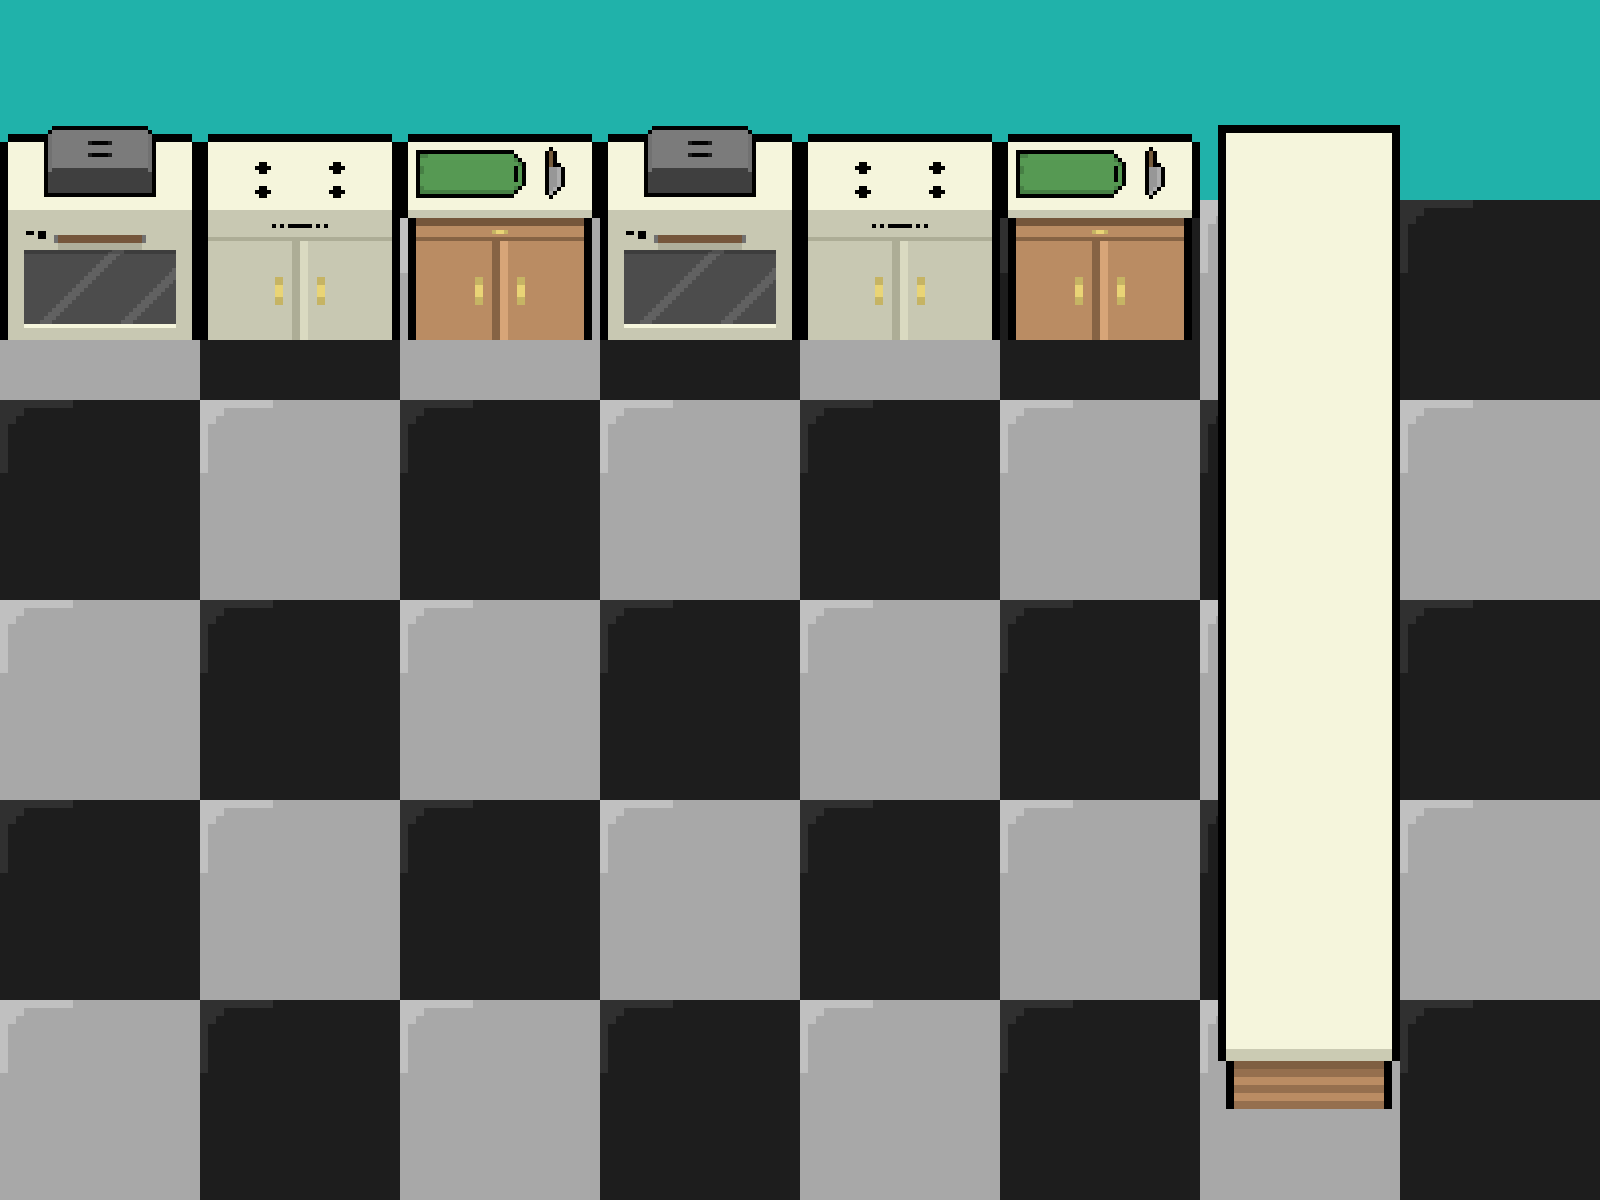

The image is a tile-based game level rendered from a .tmx file. Its description and complete source (layers, tilesets, objects, tile grids) follow:
An orthogonal 8x6 tile map with 200x200 px tiles, 2 tile layers (Floor, graphics), 4 tilesets and 11 objects (Alex).

<map version="1.9" tiledversion="1.9.2" orientation="orthogonal" renderorder="right-down" width="8" height="6" tilewidth="200" tileheight="200" infinite="0" nextlayerid="10" nextobjectid="14">
 <tileset firstgid="1" source="KitchenTiles.tsx" />
 <tileset firstgid="3" source="wallPaper.tsx" />
 <tileset firstgid="4" source="counter.tsx" />
 <tileset firstgid="8" source="stations.tsx" />
 <layer id="2" name="Floor" width="8" height="6">
  <data encoding="csv">
3,3,3,3,3,3,3,3,
2,1,2,1,2,1,2,1,
1,2,1,2,1,2,1,2,
2,1,2,1,2,1,2,1,
1,2,1,2,1,2,1,2,
2,1,2,1,2,1,2,1
</data>
 </layer>
 <layer id="4" name="graphics" width="8" height="6">
  <data encoding="csv">
0,0,0,0,0,0,0,0,
8,10,9,8,10,9,5,0,
0,0,0,0,0,0,4,0,
0,0,0,0,0,0,4,0,
0,0,0,0,0,0,4,0,
0,0,0,0,0,0,6,0
</data>
 </layer>
 <objectgroup id="6" name="baking">
  <object id="4" x="0" y="198.944" width="196.219" height="136.263" />
  <object id="8" x="599.557" y="200" width="200.443" height="140.657" />
 </objectgroup>
 <objectgroup id="7" name="frying">
  <object id="6" x="201.669" y="200" width="198.331" height="135.207" />
  <object id="9" x="795.776" y="200" width="204.224" height="143.383" />
 </objectgroup>
 <objectgroup id="8" name="cutting">
  <object id="7" x="400.613" y="200" width="199.387" height="137.932" />
  <object id="10" x="1000.17" y="200" width="199.83" height="140.657" />
 </objectgroup>
 <objectgroup id="5" name="wall">
  <object id="3" x="0" y="0" width="1600" height="200" />
  <object id="11" x="0" y="200" height="1000" />
  <object id="12" x="0" y="1200" width="1600" />
 </objectgroup>
 <objectgroup id="3" name="counter">
  <object id="2" x="1218.19" y="196.219" width="182.592" height="997.445" />
 </objectgroup>
 <objectgroup id="9" name="chef">
  <object id="13" name="Alex" x="400" y="600" width="200" height="200" />
 </objectgroup>
</map>